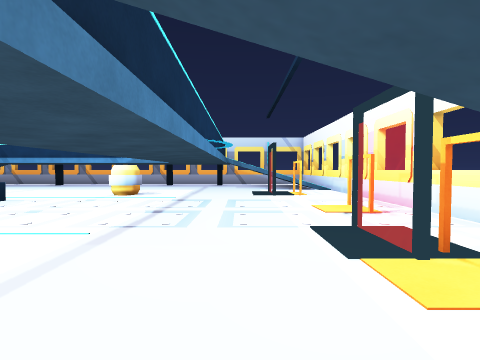
view 1 (above)

22 first-person views from a walk through a 3-D level made in the Unity game engine. The camera is 1.5 m above the floor, tilts 2° down and sees 80° across. The floor is counted in squares, 2 m on a side. Each view is taken from the middle of a square. On the plan, view 1 faces up. The plan holds only what a view shows up to about 10 squares ahead; the rest is blank. The place goes on beyond the plan. The player is left out. Some animated figures are left out.

view 2
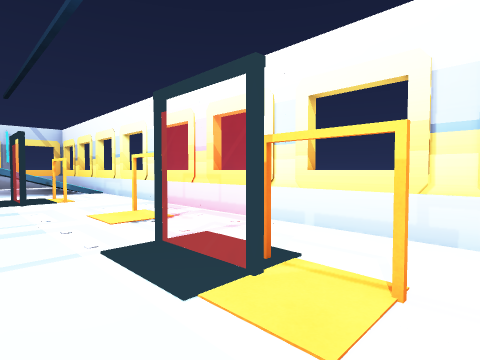

view 3
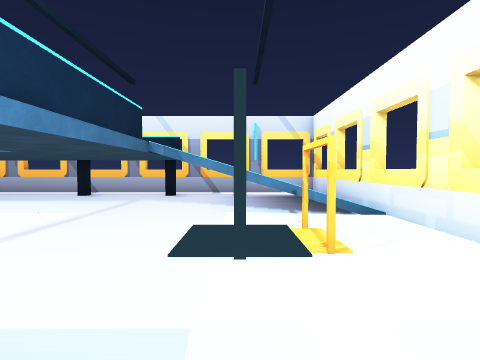

view 4
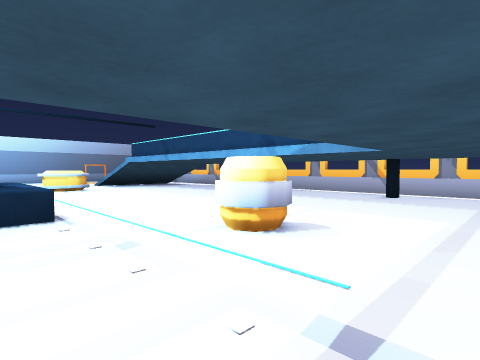

view 5
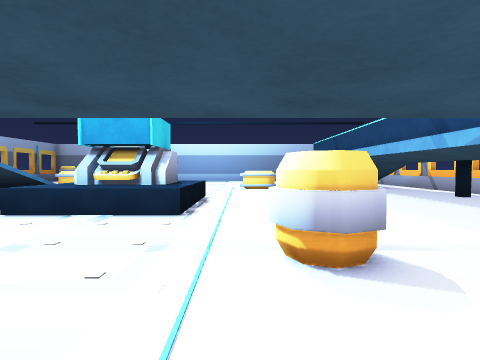

view 6
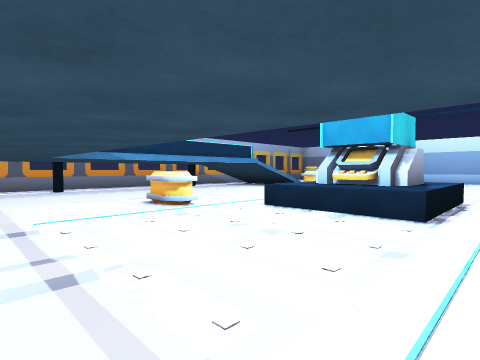

view 7
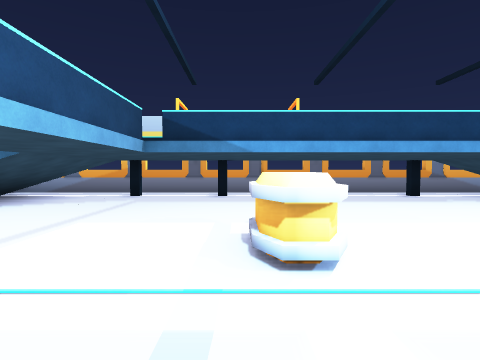

view 8
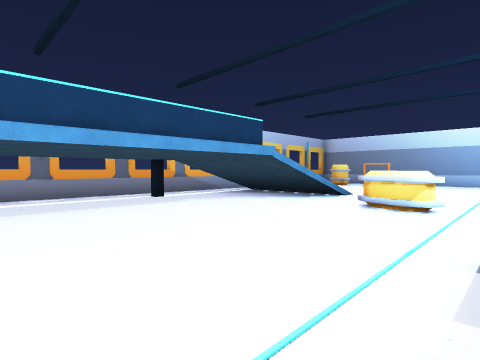

view 9
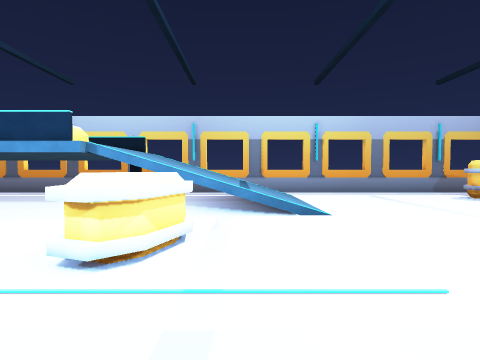

view 10
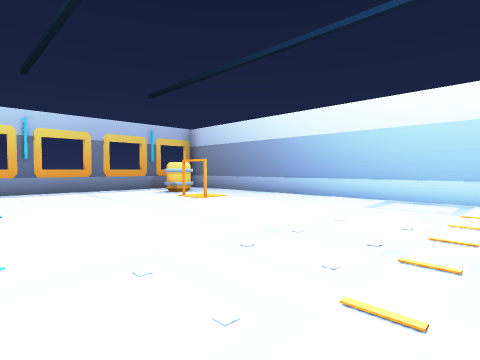

view 11
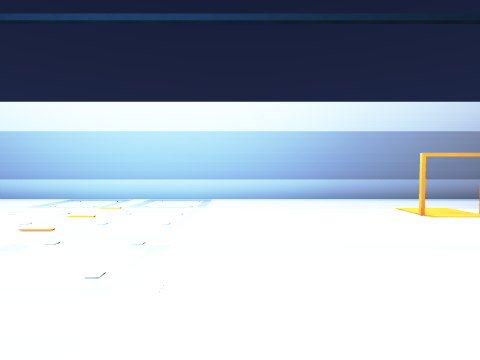

view 12
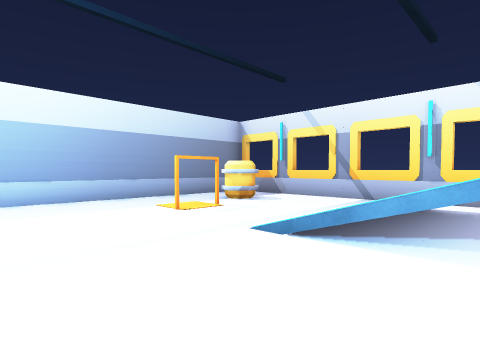

view 13
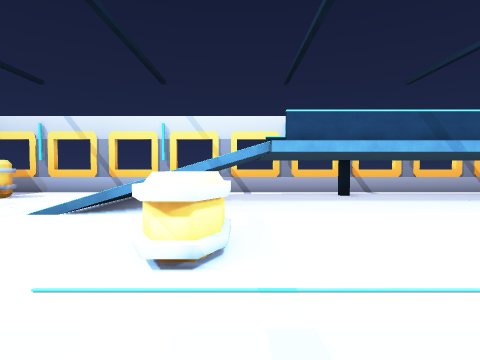

view 14
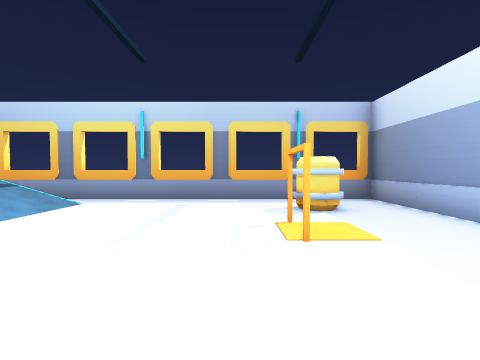

view 15
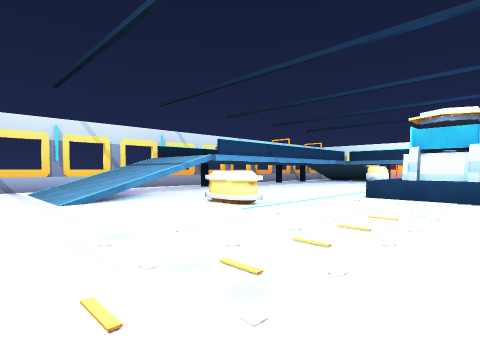

view 16
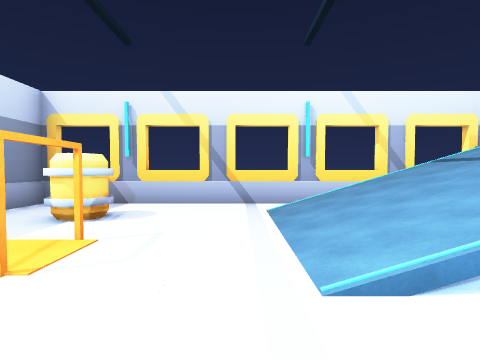

view 17
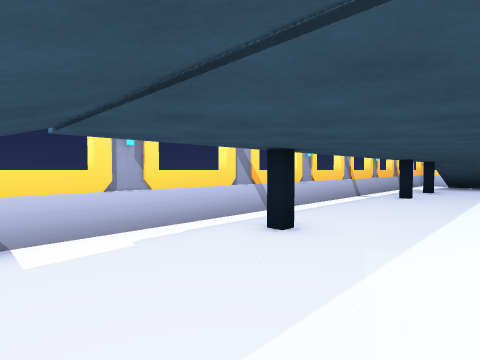

view 18
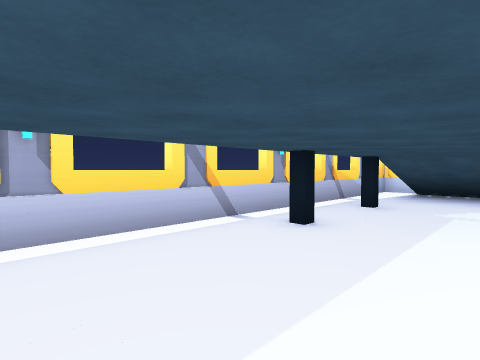

view 19
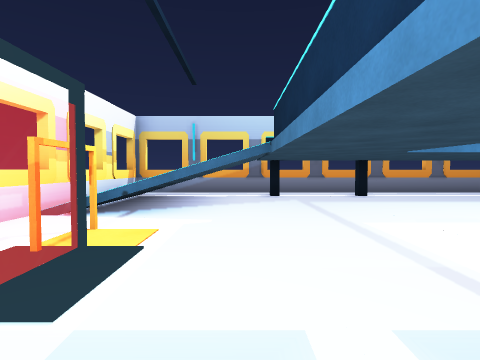

view 20
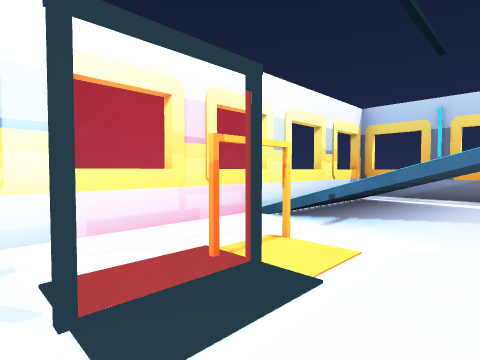

view 21
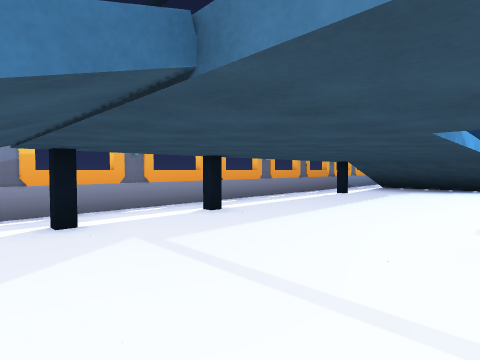

view 22
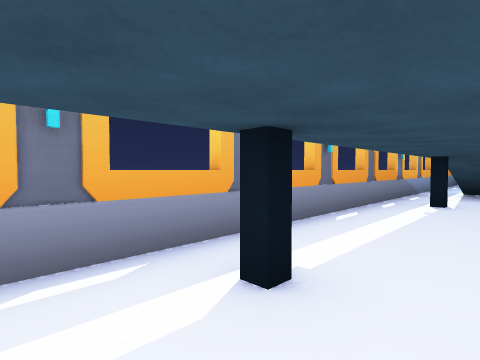

### Floor plan
Key: @ floor where view 1 was taken; # wall or solid block; . floor; / step, stairs or slope; ^ raised ledge; O other object.
Columns run from 21 left of view 1 to 4 right of it. Each row starts with its distance up from view 1.
 16 #########################
 15 #........................O
 14 #.OO..////..#....#..#////O
 13 #..O..////.........../  /O
 12 #.....////.........../  /O
 11 #..#..////...........////O
 10 #........................O
  9 #.......OO.......OO...O..O
  8 #........O...............O
  7 #...........^^^^.........O
  6 #...........^#O^.......#.O
  5 #...........^#O^.......#.O
  4 #...........^^^^.........O
  3 #.........O......O.....O.O
  2 #.........O.....OO.......O
  1 #........................O
  0 #..#....////.........@///O
 -1 #.......////........./  /O
 -2 #.OO....////........./  /O
 -3 #..O....////#....#..#////O
 -4 #........................O
 -5 #########################

Where each view was taken, in squares from view 1:
view 1: 0 up, 0 right, facing up
view 2: 1 up, 0 right, facing up-right
view 3: 6 up, 1 right, facing up
view 4: 6 up, 1 left, facing up-left
view 5: 8 up, 1 left, facing left
view 6: 8 up, 1 left, facing down-left
view 7: 5 up, 4 left, facing down
view 8: 4 up, 5 left, facing down-left
view 9: 5 up, 12 left, facing down
view 10: 6 up, 13 left, facing down-left
view 11: 8 up, 13 left, facing left
view 12: 8 up, 13 left, facing up-left
view 13: 6 up, 12 left, facing up
view 14: 3 up, 17 left, facing down
view 15: 4 up, 17 left, facing up-right
view 16: 9 up, 16 left, facing up
view 17: 12 up, 12 left, facing up-right
view 18: 12 up, 7 left, facing up-right
view 19: 5 up, 0 right, facing down
view 20: 4 up, 0 right, facing down-right
view 21: 1 up, 0 right, facing down-left
view 22: 2 down, 2 left, facing down-left
